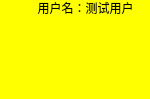
<?xml version="1.0" encoding="UTF-8"?>
<ui version="4.0">
 <class>UserShow</class>
 <widget class="QWidget" name="UserShow">
  <property name="geometry">
   <rect>
    <x>0</x>
    <y>0</y>
    <width>150</width>
    <height>99</height>
   </rect>
  </property>
  <property name="minimumSize">
   <size>
    <width>150</width>
    <height>90</height>
   </size>
  </property>
  <property name="maximumSize">
   <size>
    <width>1000000</width>
    <height>1000000</height>
   </size>
  </property>
  <property name="windowTitle">
   <string>Form</string>
  </property>
  <property name="styleSheet">
   <string notr="true">background-color: rgb(255, 255, 0);</string>
  </property>
  <layout class="QVBoxLayout" name="verticalLayout">
   <property name="spacing">
    <number>7</number>
   </property>
   <property name="leftMargin">
    <number>0</number>
   </property>
   <property name="topMargin">
    <number>0</number>
   </property>
   <property name="rightMargin">
    <number>0</number>
   </property>
   <property name="bottomMargin">
    <number>0</number>
   </property>
   <item>
    <widget class="QLabel" name="lb_name">
     <property name="minimumSize">
      <size>
       <width>171</width>
       <height>16</height>
      </size>
     </property>
     <property name="maximumSize">
      <size>
       <width>16777215</width>
       <height>16</height>
      </size>
     </property>
     <property name="text">
      <string>用户名：测试用户</string>
     </property>
     <property name="alignment">
      <set>Qt::AlignCenter</set>
     </property>
    </widget>
   </item>
   <item>
    <spacer name="verticalSpacer">
     <property name="orientation">
      <enum>Qt::Vertical</enum>
     </property>
     <property name="sizeHint" stdset="0">
      <size>
       <width>20</width>
       <height>114</height>
      </size>
     </property>
    </spacer>
   </item>
  </layout>
 </widget>
 <resources/>
 <connections/>
</ui>
